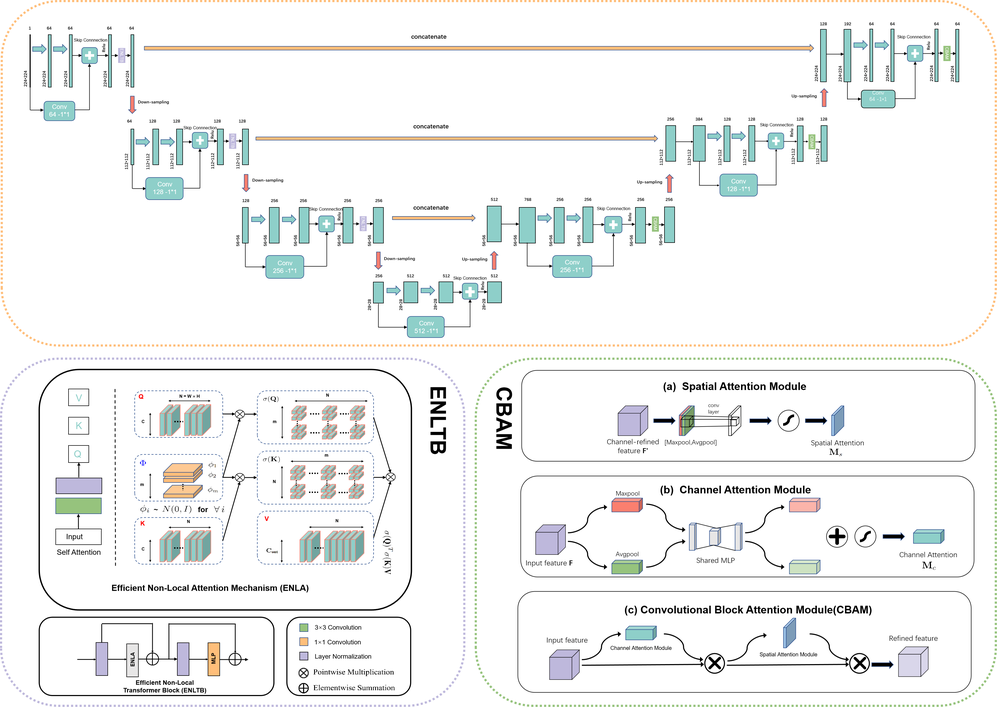
#> input picture images/ENLC-Net.png, 997 x 707 px, shrunk from 3739 x 2652 before the run, given as the content of the folder Path to your original folder path, which was not available
$ python data_augment.py
#> lines starting #> are read from the running program, lines starting #| are printed output that depends on the picture; pictures that were not available may be replaced by others from this repository, and a replacement may not be noted
import os
import cv2
import numpy as np
from tqdm import tqdm
import random
from scipy.ndimage.filters import gaussian_filter
from scipy.ndimage.interpolation import map_coordinates

img_w = 224
img_h = 224

def elastic_transform(image, label, alpha=10, sigma=2, alpha_affine=2, random_state=None):
    if random_state is None:
        random_state = np.random.RandomState(None)

    shape = image.shape[:2]

    # Random affine
    center_square = np.float32(shape) // 2
    square_size = min(shape) // 3
    pts1 = np.float32([center_square + square_size,
                       [center_square[0] + square_size, center_square[1] - square_size],
                       center_square - square_size])
    pts2 = pts1 + random_state.uniform(-alpha_affine, alpha_affine, size=pts1.shape).astype(np.float32)
    M = cv2.getAffineTransform(pts1, pts2)
    imageB = cv2.warpAffine(image, M, shape[::-1], borderMode=cv2.BORDER_REFLECT_101)
    imageA = cv2.warpAffine(label, M, shape[::-1], borderMode=cv2.BORDER_REFLECT_101)

    # generate random displacement fields
    dx = gaussian_filter((random_state.rand(*shape) * 2 - 1), sigma) * alpha
    dy = gaussian_filter((random_state.rand(*shape) * 2 - 1), sigma) * alpha

    x, y = np.meshgrid(np.arange(shape[1]), np.arange(shape[0]))
    indices = np.reshape(y + dy, (-1, 1)), np.reshape(x + dx, (-1, 1))

    # Apply elastic transform to each channel separately
    xb = np.zeros_like(image)
    yb = np.zeros_like(label)
    for i in range(image.shape[2]):  # Assuming 3 channels (RGB)
        xb[:, :, i] = map_coordinates(imageB[:, :, i], indices, order=1, mode='constant').reshape(shape)
        yb[:, :, i] = map_coordinates(imageA[:, :, i], indices, order=1, mode='constant').reshape(shape)

    return xb, yb


def random_gamma_transform(img, gamma_vari):
    log_gamma_vari = np.log(gamma_vari)
    alpha = np.random.uniform(-log_gamma_vari, log_gamma_vari)
    gamma = np.exp(alpha)
    gamma_table = [np.power(x / 255.0, gamma) * 255.0 for x in range(256)]
    gamma_table = np.round(np.array(gamma_table)).astype(np.uint8)
    return cv2.LUT(img, gamma_table)


def rotate(xb, yb, angle):
    M_rotate = cv2.getRotationMatrix2D((img_w / 2, img_h / 2), angle, 1)
    xb = cv2.warpAffine(xb, M_rotate, (img_w, img_h))
    yb = cv2.warpAffine(yb, M_rotate, (img_w, img_h))
    return xb, yb


def blur(img):
    return cv2.blur(img, (3, 3))


def add_noise(xb):
    sigma = random.uniform(5, 10)
    gauss = np.random.normal(0, sigma, xb.shape)
    noisy = xb + gauss
    return np.clip(noisy, 0, 255).astype('uint8')


def data_augment(xb, yb):
    if np.random.random() < 0.20:
        xb, yb = rotate(xb, yb, random.uniform(0, 20))
    if np.random.random() < 0.20:
        xb, yb = rotate(xb, yb, random.uniform(-20, -1))
    if np.random.random() < 0.30:
        xb = cv2.flip(xb, 1)
        yb = cv2.flip(yb, 1)
    if np.random.random() < 0.30:
        xb = random_gamma_transform(xb, 1.0)
    if np.random.random() < 0.30:
        xb = blur(xb)
    if np.random.random() < 0.25:
        xb = add_noise(xb)
    if np.random.random() < 0.35:
        xb, yb = elastic_transform(xb, yb)
    return xb, yb


def create_augmented_dataset(original_folder, augmented_folder, num_augmentations=20):
#> called with original_folder = 'Path to your original folder path', augmented_folder = 'Path to your augmented folder path', num_augmentations = 20
    image_files = [f for f in os.listdir(original_folder) if f.endswith('.png') and '_mask' not in f]

    os.makedirs(os.path.join(augmented_folder, 'images'), exist_ok=True)
    os.makedirs(os.path.join(augmented_folder, 'masks'), exist_ok=True)

    for image_file in tqdm(image_files):
        base_name = image_file.split('.png')[0]
        image_path = os.path.join(original_folder, image_file)
        mask_path = os.path.join(original_folder, f'{base_name}_mask.png')

        image = cv2.imread(image_path, cv2.IMREAD_COLOR)
#> image is the input picture: shape (707, 997, 3); mean B, G, R 242.8, 243.4, 242.2
        mask = cv2.imread(mask_path, cv2.IMREAD_COLOR)

        for i in range(num_augmentations):
            augmented_image, augmented_mask = data_augment(image, mask)

            save_image_path = os.path.join(augmented_folder, 'images', f'{base_name}_aug_{i}.png')
            save_mask_path = os.path.join(augmented_folder, 'masks', f'{base_name}_mask_aug_{i}.png')

            cv2.imwrite(save_image_path, augmented_image)
            cv2.imwrite(save_mask_path, augmented_mask)

            # Also save original image and mask if needed
            if i == 0:
                original_image_save_path = os.path.join(augmented_folder, 'images', f'{base_name}.png')
                original_mask_save_path = os.path.join(augmented_folder, 'masks', f'{base_name}_mask.png')
                cv2.imwrite(original_image_save_path, image)
                cv2.imwrite(original_mask_save_path, mask)
#> this loop made 20 passes
#> pass 3, in rotate, `xb = cv2.warpAffine(xb, M_rotate, (img_w, img_h))`:
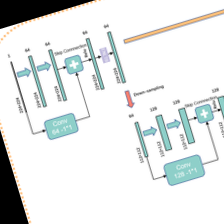
#> xb: shape (224, 224, 3); mean of channels 0, 1, 2 230.2, 230.8, 227.6; drawn as B, G, R
#> pass 3, in rotate (call 2), `xb = cv2.warpAffine(xb, M_rotate, (img_w, img_h))`:
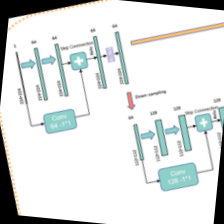
#> xb: shape (224, 224, 3); mean of channels 0, 1, 2 224.6, 225.1, 221.9; drawn as B, G, R
#> pass 3, in data_augment (call 3), `xb = cv2.flip(xb, 1)`:
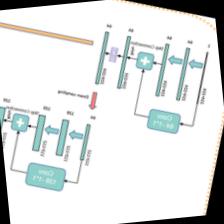
#> xb: shape (224, 224, 3); mean of channels 0, 1, 2 224.6, 225.1, 221.9; drawn as B, G, R


# Example usage
original_folder = 'Path to your original folder path'  # 原始文件夹路径
augmented_folder = 'Path to your augmented folder path'  # 增强后文件夹路径

create_augmented_dataset(original_folder, augmented_folder, num_augmentations=20)
